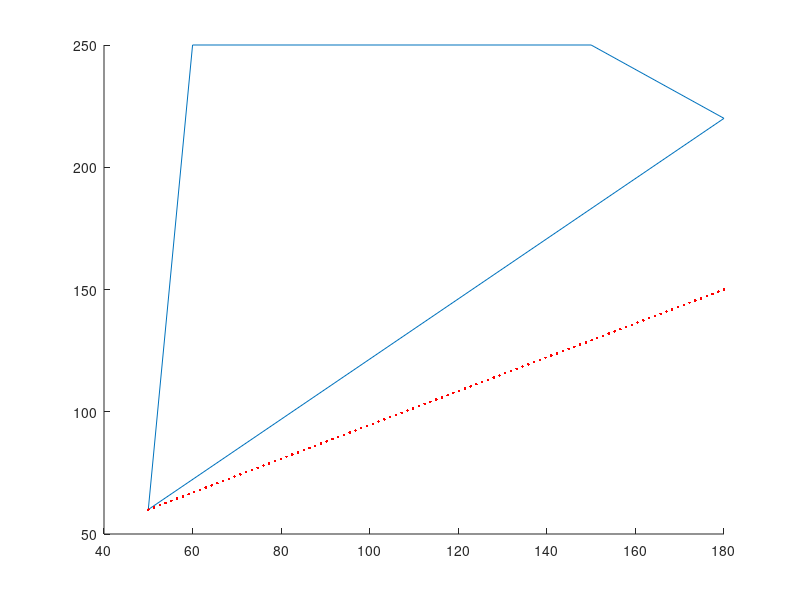

The MATLAB source for this figure: (Note: this script raises an error after producing the figure.)
clc;
close all;
n=4;                        %n=N-1 N is the no. of control points
k=3;                        %degree 3 for quadratic
x=[50 60 150 180 50];      %points x cordinates(taken Randomly)
y=[60 250 250 220 60];     %points y coordinates(taken Randomly)
line(x,y);hold on;          %line through points
%closed polygon
x1 = 50;
y1 = 60;
x2 = 180;
y2 = 150;
for u=0:0.01:1
    x = x1 + u*(x2-x1);
    y = y1 + u*(y2-y1);
    plot(x,y,'.r');
end
%for knot vectors
j=n+k;                              %knot vector limit
for i=1:1:j                         %starting from 1 because matlab not consider 0
    l=k+1;                          %increment in k because t0 value is shifting to t1
   t(i)=i;
end;
disp(t);       % display knot vectors
%for Bspline equation
um=n-k+1;      % u maximum value n-k+1 intead of n-k+2 (k vale change to k+1)
for u=0:0.01:n+1
    x1=0; y1=0;
    for i=1:n
        b= B_Spline(t,k,u,i);  %closed Bspline function
        x1=x1+(b*x(i));
        y1=y1+(b*y(i));
    end;
    plot(x1,y1,'*','LineWidth',1);hold on;axis([0,250,0,180]);
end